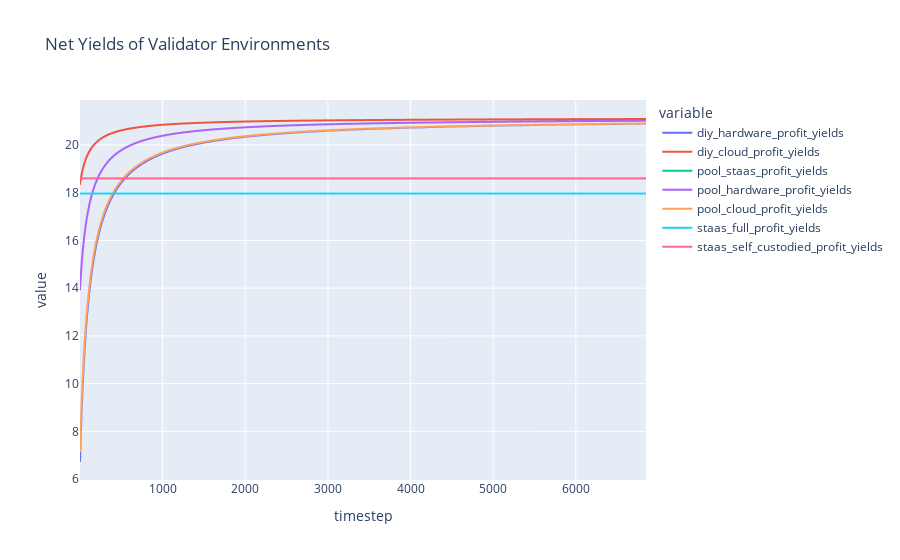

This figure's notebook cell:
### Code cell
df.query('subset == 0').plot(x='timestep', y=validator_profit_yields, title='Net Yields of Validator Environments')

### Figure 1 — Plotly figure (JSON) as saved in the notebook; plotly's stock layout.template omitted (floating-point values rounded to 4 significant figures; data arrays with more than 128 entries replaced by an {"elided": "..."} marker saying what was removed)
{"data": [{"hovertemplate": "variable=diy_hardware_profit_yields<br>timestep=%{x}<br>value=%{y}<extra></extra>", "legendgroup": "diy_hardware_profit_yields", "line": {"color": "#636efa", "dash": "solid"}, "mode": "lines", "name": "diy_hardware_profit_yields", "showlegend": true, "type": "scattergl", "x": {"elided": "6848 int values"}, "xaxis": "x", "y": {"elided": "6848 float values"}, "yaxis": "y"}, {"hovertemplate": "variable=diy_cloud_profit_yields<br>timestep=%{x}<br>value=%{y}<extra></extra>", "legendgroup": "diy_cloud_profit_yields", "line": {"color": "#EF553B", "dash": "solid"}, "mode": "lines", "name": "diy_cloud_profit_yields", "showlegend": true, "type": "scattergl", "x": {"elided": "6848 int values"}, "xaxis": "x", "y": {"elided": "6848 float values"}, "yaxis": "y"}, {"hovertemplate": "variable=pool_staas_profit_yields<br>timestep=%{x}<br>value=%{y}<extra></extra>", "legendgroup": "pool_staas_profit_yields", "line": {"color": "#00cc96", "dash": "solid"}, "mode": "lines", "name": "pool_staas_profit_yields", "showlegend": true, "type": "scattergl", "x": {"elided": "6848 int values"}, "xaxis": "x", "y": {"elided": "6848 float values"}, "yaxis": "y"}, {"hovertemplate": "variable=pool_hardware_profit_yields<br>timestep=%{x}<br>value=%{y}<extra></extra>", "legendgroup": "pool_hardware_profit_yields", "line": {"color": "#ab63fa", "dash": "solid"}, "mode": "lines", "name": "pool_hardware_profit_yields", "showlegend": true, "type": "scattergl", "x": {"elided": "6848 int values"}, "xaxis": "x", "y": {"elided": "6848 float values"}, "yaxis": "y"}, {"hovertemplate": "variable=pool_cloud_profit_yields<br>timestep=%{x}<br>value=%{y}<extra></extra>", "legendgroup": "pool_cloud_profit_yields", "line": {"color": "#FFA15A", "dash": "solid"}, "mode": "lines", "name": "pool_cloud_profit_yields", "showlegend": true, "type": "scattergl", "x": {"elided": "6848 int values"}, "xaxis": "x", "y": {"elided": "6848 float values"}, "yaxis": "y"}, {"hovertemplate": "variable=staas_full_profit_yields<br>timestep=%{x}<br>value=%{y}<extra></extra>", "legendgroup": "staas_full_profit_yields", "line": {"color": "#19d3f3", "dash": "solid"}, "mode": "lines", "name": "staas_full_profit_yields", "showlegend": true, "type": "scattergl", "x": {"elided": "6848 int values"}, "xaxis": "x", "y": {"elided": "6848 float values"}, "yaxis": "y"}, {"hovertemplate": "variable=staas_self_custodied_profit_yields<br>timestep=%{x}<br>value=%{y}<extra></extra>", "legendgroup": "staas_self_custodied_profit_yields", "line": {"color": "#FF6692", "dash": "solid"}, "mode": "lines", "name": "staas_self_custodied_profit_yields", "showlegend": true, "type": "scattergl", "x": {"elided": "6848 int values"}, "xaxis": "x", "y": {"elided": "6848 float values"}, "yaxis": "y"}], "layout": {"legend": {"title": {"text": "variable"}, "tracegroupgap": 0}, "title": {"text": "Net Yields of Validator Environments"}, "xaxis": {"anchor": "y", "domain": [0, 1], "title": {"text": "timestep"}}, "yaxis": {"anchor": "x", "domain": [0, 1], "title": {"text": "value"}}}}
